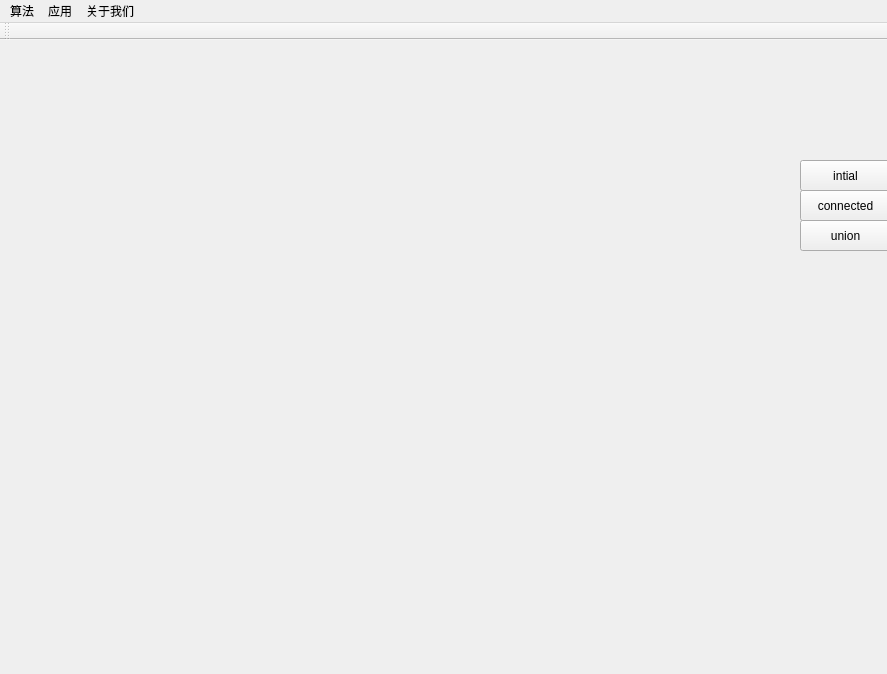
<?xml version="1.0" encoding="UTF-8"?>
<ui version="4.0">
 <class>MainWindow</class>
 <widget class="QMainWindow" name="MainWindow">
  <property name="geometry">
   <rect>
    <x>0</x>
    <y>0</y>
    <width>887</width>
    <height>674</height>
   </rect>
  </property>
  <property name="windowTitle">
   <string>MainWindow</string>
  </property>
  <widget class="QWidget" name="centralWidget">
   <widget class="QToolButton" name="toolButton">
    <property name="geometry">
     <rect>
      <x>800</x>
      <y>150</y>
      <width>91</width>
      <height>31</height>
     </rect>
    </property>
    <property name="text">
     <string>connected</string>
    </property>
   </widget>
   <widget class="QToolButton" name="toolButton_2">
    <property name="geometry">
     <rect>
      <x>800</x>
      <y>180</y>
      <width>91</width>
      <height>31</height>
     </rect>
    </property>
    <property name="text">
     <string>union</string>
    </property>
   </widget>
   <widget class="QToolButton" name="toolButton_3">
    <property name="geometry">
     <rect>
      <x>800</x>
      <y>120</y>
      <width>91</width>
      <height>31</height>
     </rect>
    </property>
    <property name="text">
     <string>intial</string>
    </property>
   </widget>
  </widget>
  <widget class="QMenuBar" name="menuBar">
   <property name="geometry">
    <rect>
     <x>0</x>
     <y>0</y>
     <width>887</width>
     <height>26</height>
    </rect>
   </property>
   <widget class="QMenu" name="menu">
    <property name="title">
     <string>算法</string>
    </property>
    <addaction name="actionquick_find"/>
    <addaction name="actionquick_union"/>
    <addaction name="actionweighted_quick_union"/>
    <addaction name="actionweighted_QU_path_compression"/>
   </widget>
   <widget class="QMenu" name="menu_2">
    <property name="title">
     <string>应用</string>
    </property>
    <addaction name="actiondynamic_connectivity"/>
   </widget>
   <widget class="QMenu" name="menu_3">
    <property name="title">
     <string>关于我们</string>
    </property>
    <addaction name="actionzuozhe"/>
    <addaction name="actionhelp"/>
   </widget>
   <addaction name="menu"/>
   <addaction name="menu_2"/>
   <addaction name="menu_3"/>
  </widget>
  <widget class="QToolBar" name="mainToolBar">
   <attribute name="toolBarArea">
    <enum>TopToolBarArea</enum>
   </attribute>
   <attribute name="toolBarBreak">
    <bool>false</bool>
   </attribute>
  </widget>
  <action name="actionquick_find">
   <property name="text">
    <string>quick_find</string>
   </property>
  </action>
  <action name="actionquick_union">
   <property name="text">
    <string>quick_union</string>
   </property>
  </action>
  <action name="actionweighted_quick_union">
   <property name="text">
    <string>weighted_quick_union</string>
   </property>
  </action>
  <action name="actionweighted_QU_path_compression">
   <property name="text">
    <string>weighted QU + path compression</string>
   </property>
  </action>
  <action name="actionzuozhe">
   <property name="text">
    <string>about us</string>
   </property>
  </action>
  <action name="actiondynamic_connectivity">
   <property name="text">
    <string>Dynamic_connectivity</string>
   </property>
  </action>
  <action name="actionhelp">
   <property name="text">
    <string>help</string>
   </property>
  </action>
 </widget>
 <layoutdefault spacing="6" margin="11"/>
 <resources/>
 <connections/>
</ui>
